Frame 1 (no input): blank canvas, image omitted
Frame 60 (the mouse pressed at the canvas centre just before this capture): blank canvas, image omitted
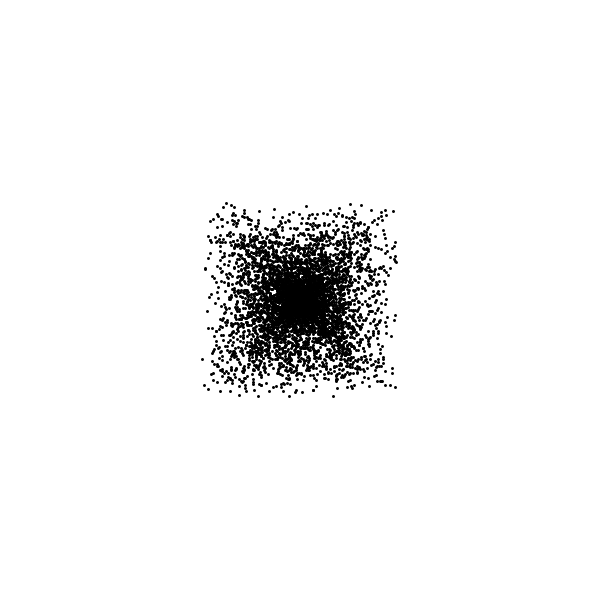
Frame 120 (the mouse held since frame 60 and released just before this capture)

The Processing sketch whose frames 1 and 60 were blank and that drew this single picture after the mouse press (run headless with seeded random() and noise(); from frame 60 on, the mouse is pressed at the canvas centre):

// Processing sketch: processing_149026
// ── processing_149026.pde

int dotCount = 100;

void setup()
{
  size(600, 600);
  background(255, 255, 255);
}

void draw()
{
  strokeWeight(3);
  if (mousePressed)
  {
    makeSplot();
  }

  if (keyPressed)
  {
    stroke(random(255), random(255), random(255));
  }
}


void makeSplot()
{
  for (int i=0; i < dotCount; i++)
  {
    point(mouseX + random(-i, i), mouseY + random(-i, i));
  }
}
